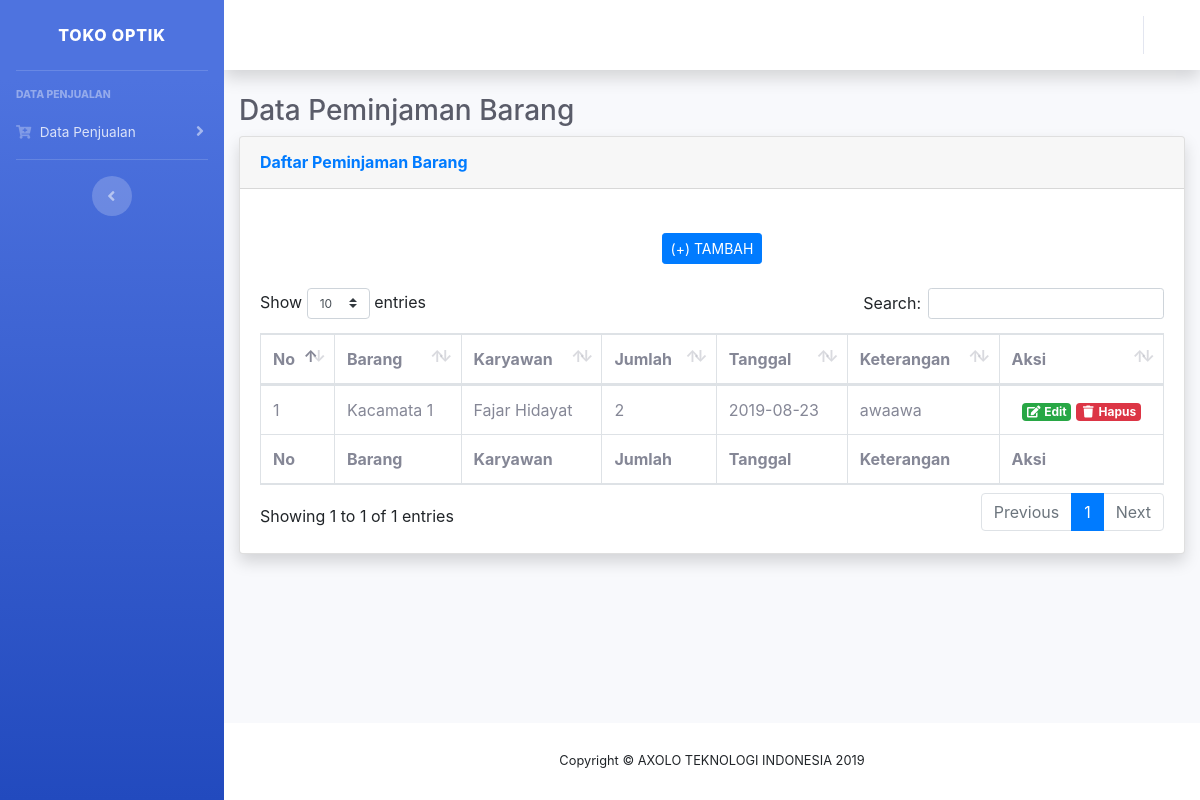
Page /index.php/peminjaman_barang on the committed database.
### tables this page shows
CREATE TABLE `tbl_setting` (
  `id` int(11) NOT NULL,
  `nama` varchar(100) NOT NULL,
  `fitur` varchar(300) NOT NULL,
  `cek_gambar` int(11) NOT NULL
);

CREATE TABLE `peminjaman_barang` (
  `id` int(11) NOT NULL,
  `id_karyawan` int(11) NOT NULL,
  `id_barang` varchar(50) NOT NULL,
  `tanggal` date NOT NULL,
  `jumlah` int(11) NOT NULL,
  `keterangan` varchar(100) NOT NULL,
  `tanggal_kembali` varchar(50) NOT NULL
);

CREATE TABLE `tbl_barang` (
  `id` int(11) NOT NULL,
  `barang_id` varchar(15) NOT NULL,
  `barang_nama` varchar(150) DEFAULT NULL,
  `barang_satuan` enum('buah') DEFAULT NULL,
  `barang_harpok` double DEFAULT NULL,
  `barang_harjul` double DEFAULT NULL,
  `barang_stok` int(11) DEFAULT '0',
  `barang_min_stok` int(11) DEFAULT '0',
  `barang_tgl_input` timestamp NULL DEFAULT CURRENT_TIMESTAMP,
  `barang_tgl_last_update` datetime DEFAULT CURRENT_TIMESTAMP,
  `barang_kategori_id` int(11) DEFAULT NULL,
  `serial_number` varchar(20) NOT NULL,
  `image` varchar(100) NOT NULL
);

CREATE TABLE `karyawan` (
  `id` int(11) NOT NULL,
  `nama` varchar(200) NOT NULL,
  `tempat_lahir` varchar(50) NOT NULL,
  `tanggal_lahir` date NOT NULL,
  `alamat` text NOT NULL,
  `tanggal_masuk` date NOT NULL
);

### application/controllers/Peminjaman_barang.php (called while the page is built, shortened)
<?php
class Peminjaman_barang extends CI_Controller {
    function __construct(){
        $this->load->model('M_peminjaman_barang');
        $this->load->model('M_karyawan');
        $this->load->model('M_barang');
    }
    function index(){
        $data['title']='Peminjaman Barang';
        $data['data'] = $this->M_peminjaman_barang->tampil_data();
        $data['karyawan'] = $this->M_karyawan->tampil_karyawan();
        $data['barang'] = $this->M_barang->tampil_barang();
        $this->load->view('template/header',$data);
        $this->load->view('template/sidebar',$data);
        $this->load->view('template/topbar',$data);
        $this->load->view('peminjaman_barang/index',$data);
        $this->load->view('template/footer',$data);
    }
}

### index.php (called while the page is built, shortened)
<?php
require_once BASEPATH.'core/CodeIgniter.php';

### application/models/M_peminjaman_barang.php (called while the page is built, shortened)
<?php
class M_peminjaman_barang extends CI_Model
{
   function tampil_data(){
       return $this->db->query("select a.id, a.tanggal, a.jumlah, a.id_barang,id_karyawan, a.keterangan, a.tanggal_kembali, b.barang_nama, c.nama from peminjaman_barang a
                                    left join tbl_barang b on a.id_barang=b.barang_id
                                    left join karyawan c on a.id_karyawan=c.id order by a.id desc")->result_array();
   }
}

### application/models/M_karyawan.php (called while the page is built, shortened)
<?php
class M_karyawan extends CI_Model
{
   public function tampil_karyawan()
   {
       return $this->db->get('karyawan');
   }
}

### application/models/M_barang.php (called while the page is built, shortened)
<?php
class M_barang extends CI_Model{
	public function tampil_barang()
	{
		$this->db->select('*');
		$this->db->from('tbl_barang');
		$this->db->join('tbl_kategori','tbl_kategori.kategori_id=tbl_barang.barang_kategori_id');
		$query= $this->db->get();
		return $query;
	}
}

### application/views/peminjaman_barang/index.php (the view, shortened to what this page needs)
 <div class="container-fluid">
<h1 class="h3 mb-2 text-gray-800">Data Peminjaman Barang</h1>
<div class="card shadow mb-4">
  <div class="card-header py-3">
    <h6 class="m-0 font-weight-bold text-primary">Daftar Peminjaman Barang</h6>
  </div>
  <br>
  <div class="card-body">
    <center>
      <button type="button" class="btn btn-primary btn-sm" data-toggle="modal" data-target="#add_pinjaman">
        (+) TAMBAH
      </button>
    </center><br>
    <div class="table-responsive">
      <table class="table table-bordered" id="dataTable" width="100%" cellspacing="0">
        <thead>
          <tr>
            <th>No</th>
            <th>Barang</th>
            <th>Karyawan</th>
            <th>Jumlah</th>
            <th>Tanggal</th>
            <th>Keterangan</th>
            <th>Aksi</th>
          </tr>
        </thead>
        <tfoot>
          <tr>
            <th>No</th>
            <th>Barang</th>
            <th>Karyawan</th>
            <th>Jumlah</th>
            <th>Tanggal</th>
            <th>Keterangan</th>
            <th>Aksi</th>
          </tr>
        </tfoot>
        <tbody>
            <?php $no=1; foreach($data as $a){ ?>
          <tr>
            <td><?= $no++; ?></td>
            <td><?= $a['barang_nama']; ?></td>
            <td><?= $a['nama']; ?></td>
            <td><?= $a['jumlah']; ?></td>
            <td><?= $a['tanggal']; ?></td>
            <td><?= $a['keterangan']; ?></td>
            <td class="text-center">
              <a class="badge badge-success" href="#modal-edit<?= $a['id']; ?>" data-toggle="modal" title="Edit"><span class="fas fa-fw fa-edit"></span> Edit</a>
              <a class="badge badge-danger" href="#modal-hapus<?= $a['id']; ?>" data-toggle="modal" title="Hapus"><span class="fas fa-fw fa-trash"></span> Hapus</a>
           </td>
          </tr>
            <?php } ?>
        </tbody>
      </table>
    </div>
  </div>
</div>
</div>
</div>

### application/views/template/sidebar.php (shortened to what this page needs)
<ul class="navbar-nav bg-gradient-primary sidebar sidebar-dark accordion" id="accordionSidebar">
  <a class="sidebar-brand d-flex align-items-center justify-content-center" href="index.html">
      <?php
          $data1 = $this->db->query("select * from tbl_setting where id=2")->row_array();
      ?>
    <div class="sidebar-brand-text mx-3"><?= $data1['fitur']; ?></div>
  </a>
  <hr class="sidebar-divider">
  <div class="sidebar-heading">
    Data Penjualan
  </div>
  <li class="nav-item">
    <a class="nav-link collapsed" href="#" data-toggle="collapse" data-target="#collapseTwo3" aria-expanded="true" aria-controls="collapseTwo">
      <i class="fas fa-cart-plus"></i>
      <span>Data Penjualan</span>
    </a>
  </li>
  <hr class="sidebar-divider d-none d-md-block">
  <div class="text-center d-none d-md-inline">
    <button class="rounded-circle border-0" id="sidebarToggle"></button>
  </div>
</ul>

### application/views/template/footer.php (shortened to what this page needs)
<footer class="sticky-footer bg-white">
        <div class="container my-auto">
          <div class="copyright text-center my-auto">
          <?php
              $data1 = $this->db->query("select * from tbl_setting where id=1")->row_array();
          ?>
            <span>Copyright &copy; <?= $data1['fitur']; ?> </span>
          </div>
        </div>
      </footer>
    </div>
  </div>
</body>
</html>

### rows in the picture
tbl_setting: fitur "TOKO OPTIK"
peminjaman_barang: tbl_barang.barang_nama "Kacamata 1", id_karyawan.nama "Fajar Hidayat", jumlah "2", tanggal "2019-08-23", keterangan "awaawa"
tbl_setting: fitur "AXOLO TEKNOLOGI INDONESIA 2019"
